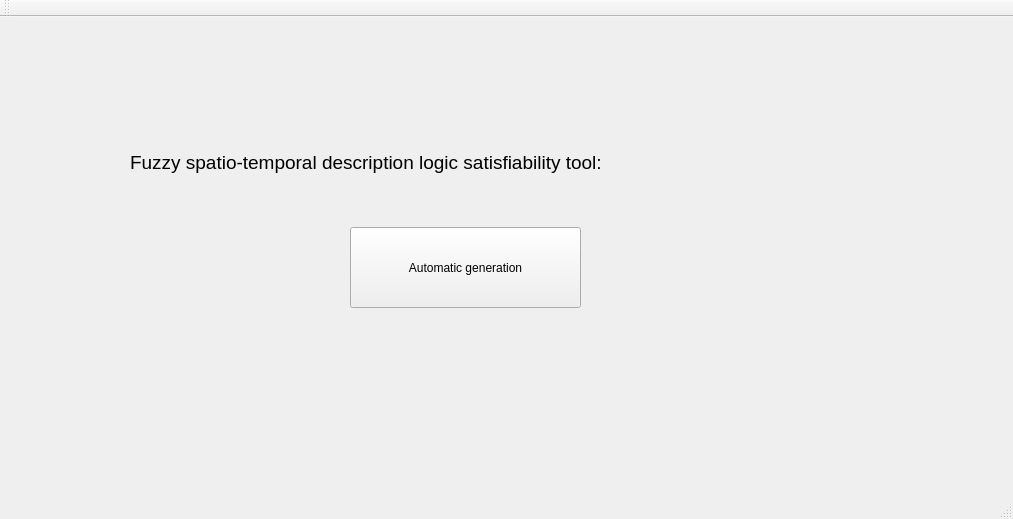
<?xml version="1.0" encoding="UTF-8"?>
<ui version="4.0">
 <class>MainWindow</class>
 <widget class="QMainWindow" name="MainWindow">
  <property name="geometry">
   <rect>
    <x>0</x>
    <y>0</y>
    <width>1013</width>
    <height>519</height>
   </rect>
  </property>
  <property name="windowTitle">
   <string>MainWindow</string>
  </property>
  <widget class="QWidget" name="centralWidget">
   <widget class="QLabel" name="label">
    <property name="geometry">
     <rect>
      <x>130</x>
      <y>110</y>
      <width>731</width>
      <height>71</height>
     </rect>
    </property>
    <property name="font">
     <font>
      <pointsize>14</pointsize>
     </font>
    </property>
    <property name="text">
     <string>Fuzzy spatio-temporal description logic satisfiability tool:</string>
    </property>
   </widget>
   <widget class="QPushButton" name="pushButton_2">
    <property name="geometry">
     <rect>
      <x>350</x>
      <y>210</y>
      <width>231</width>
      <height>81</height>
     </rect>
    </property>
    <property name="text">
     <string>Automatic generation</string>
    </property>
   </widget>
  </widget>
  <widget class="QMenuBar" name="menuBar">
   <property name="geometry">
    <rect>
     <x>0</x>
     <y>0</y>
     <width>1013</width>
     <height>26</height>
    </rect>
   </property>
  </widget>
  <widget class="QToolBar" name="mainToolBar">
   <attribute name="toolBarArea">
    <enum>TopToolBarArea</enum>
   </attribute>
   <attribute name="toolBarBreak">
    <bool>false</bool>
   </attribute>
  </widget>
  <widget class="QStatusBar" name="statusBar"/>
 </widget>
 <layoutdefault spacing="6" margin="11"/>
 <resources/>
 <connections/>
</ui>
